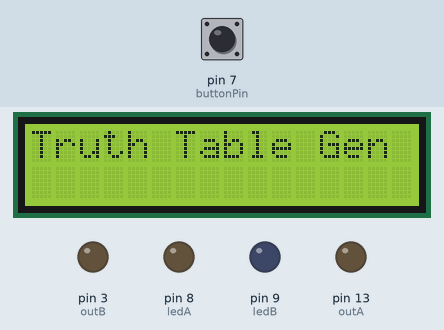
This sketch was run on a simulated Arduino Uno, built with avr-gcc and run on an emulated ATmega328P. Parts: 16×2 character LCD, output pins drawn as LEDs (lit = HIGH). The test bench sets the inputs (shaded band); at power-on: pin 7 (buttonPin) HIGH.

Above: at 0.1 s.
3.3 s: pin 7 (buttonPin) pulled LOW for 0.15 s
At 4.5 s:
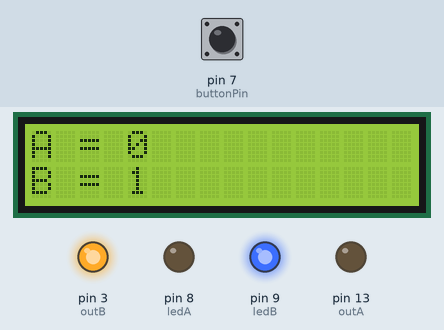
4.9 s: pin 7 (buttonPin) pulled LOW for 1 s
At 5.9 s:
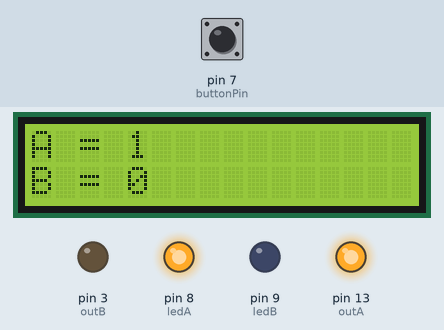
7.4 s: pin 7 (buttonPin) pulled LOW for 0.15 s
At 7.8 s:
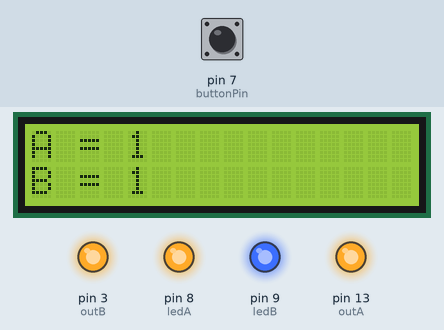
9.0 s: pin 7 (buttonPin) pulled LOW for 3.2 s
At 10.3 s:
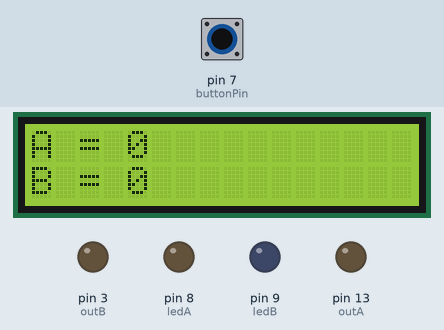
Timing chart, 0 to 12.0 s (numbered marks = the images above; inputs shaded):
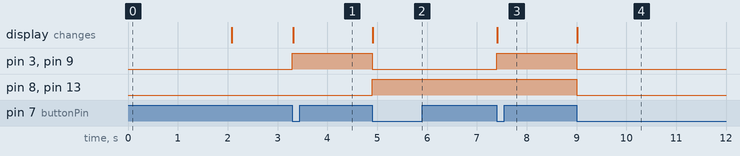

Measured:
- after the input at 3.3 s, pin 3 (outB), pin 9 (ledB): LOW → HIGH at once; the display: changes at once (image 1)
- after the input at 4.9 s, pin 3 (outB), pin 9 (ledB): HIGH → LOW at once; pin 8 (ledA), pin 13 (outA): LOW → HIGH at once; the display: changes at once (image 2)
- after the input at 7.4 s, pin 3 (outB), pin 9 (ledB): LOW → HIGH at once; the display: changes at once (image 3)
- after the input at 9.0 s, pin 3 (outB), pin 8 (ledA), pin 9 (ledB), pin 13 (outA): HIGH → LOW at once; the display: changes at once (image 4)

The sketch:

TruthTableGenerator.ino
```cpp
#include <Wire.h>
#include <LiquidCrystal_I2C.h>


LiquidCrystal_I2C lcd(0x27, 16, 2);

int ledA = 8;
int ledB = 9;
int outA = 13;
int outB = 3;
int buttonPin = 7;

int state = 0;
bool lastButton = HIGH;

void setup() {
  pinMode(ledA, OUTPUT);
  pinMode(ledB, OUTPUT);
  pinMode(outA, OUTPUT);
  pinMode(outB, OUTPUT);
  pinMode(buttonPin, INPUT_PULLUP);

  lcd.init();
  lcd.backlight();
  lcd.setCursor(0, 0);
  lcd.print("Truth Table Gen");
  delay(2000);
  lcd.clear();
}

void loop() {
  bool buttonState = digitalRead(buttonPin);


  if (lastButton == HIGH && buttonState == LOW) {
    state = (state + 1) % 4;
    showOutput(state);
    delay(200);
  }
  lastButton = buttonState;
}


void showOutput(int s) {
  int a = (s >> 1) & 1;
  int b = s & 1;

  digitalWrite(ledA, a);
  digitalWrite(ledB, b);
  digitalWrite(outA, a);
  digitalWrite(outB, b);

  lcd.clear();
  lcd.setCursor(0, 0);
  lcd.print("A = ");
  lcd.print(a);
  lcd.setCursor(0, 1);
  lcd.print("B = ");
  lcd.print(b);
}
```
